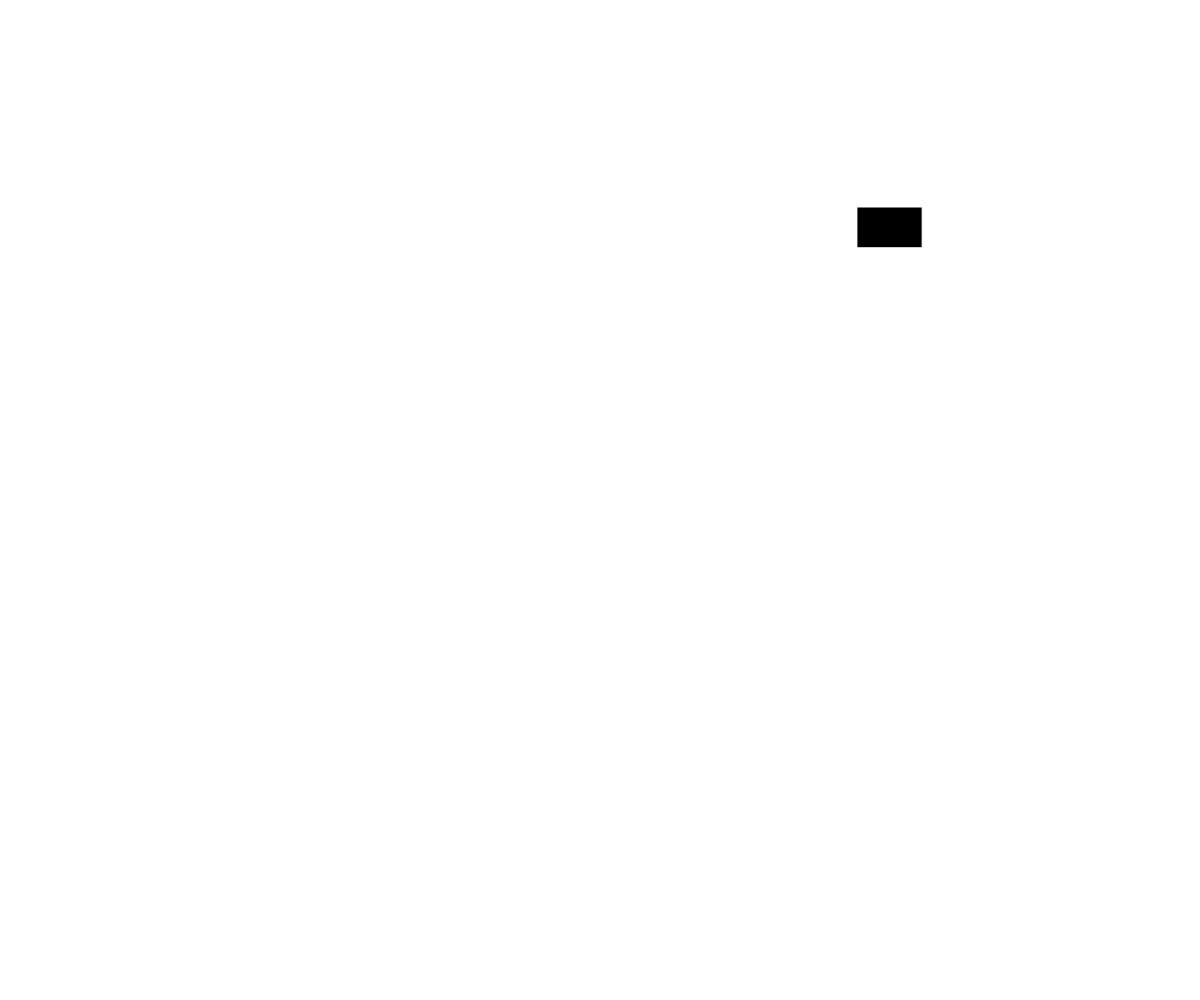
Frame 1 (no input)
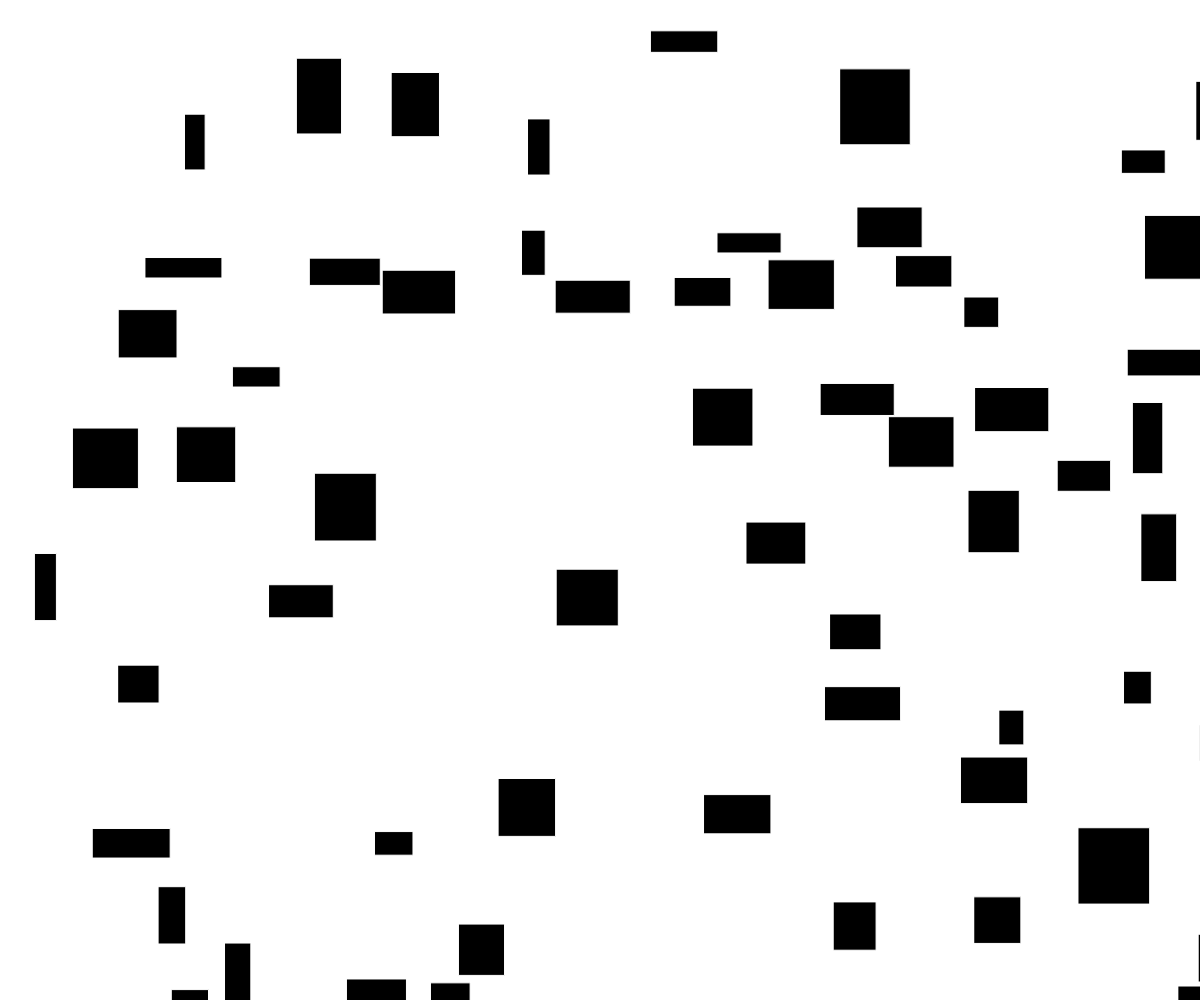
Frame 60 (no input)
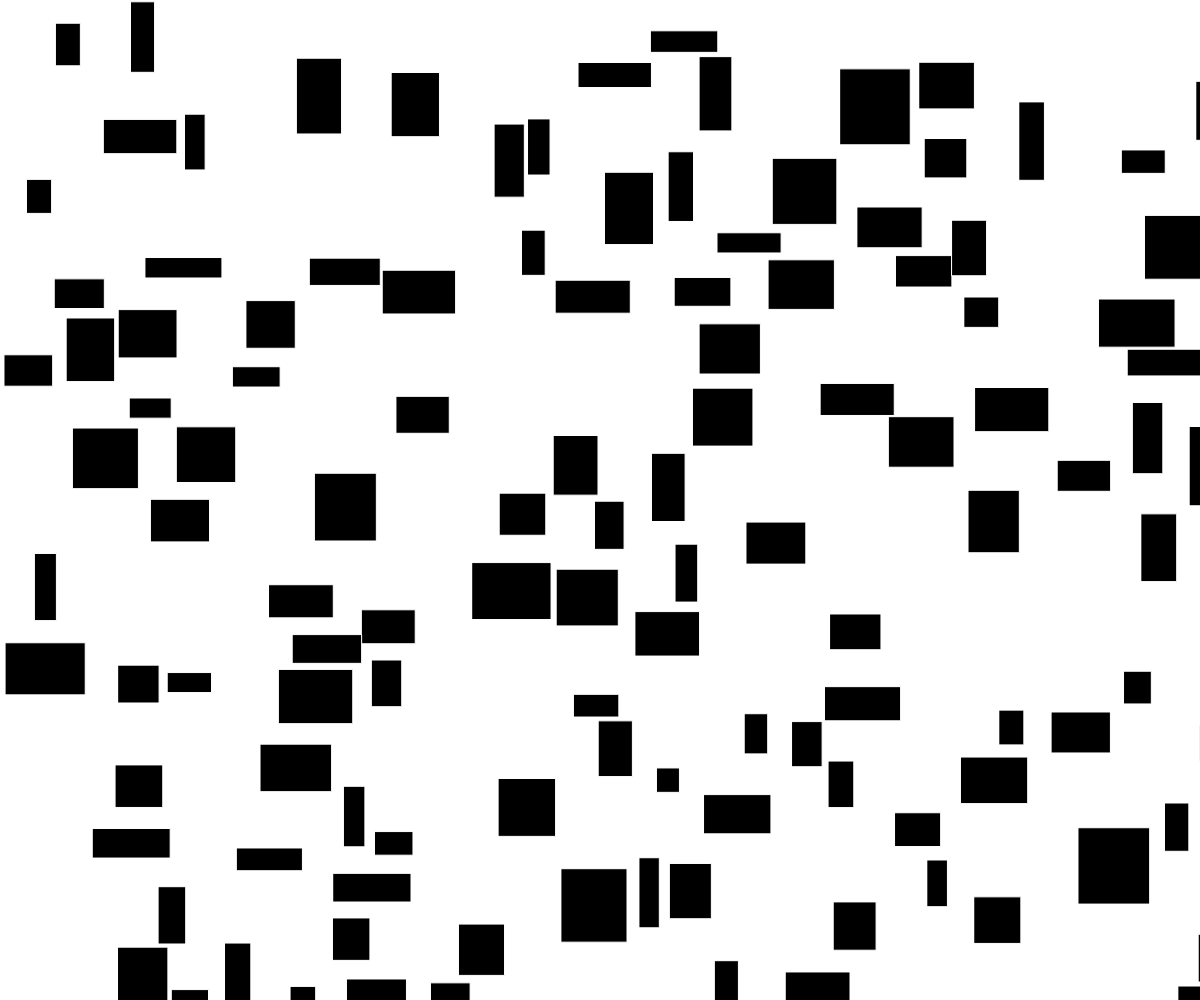
Frame 120 (the mouse pressed at the canvas centre since frame 60)

The p5.js sketch that drew these frames (run headless with seeded random() and noise() and a simulated clock; from frame 60 on, the mouse is pressed at the canvas centre):

// p5.js sketch
// ── sketch.js
let rects = []; // 모든 사각형의 정보를 저장할 배열
let maxAttempts = 1000; // 최대 시도 횟수

function setup() {
  createCanvas(windowWidth, windowHeight); // 캔버스를 브라우저 창의 너비와 높이에 맞게 생성
  background(255); // 배경색 설정 (흰색)
}

function draw() {
  let attempts = 0; // 시도 횟수 초기화
  
  while (attempts < maxAttempts) {
    // 새로운 사각형을 생성합니다.
    let newRect = generateRect();
    
    // 모든 사각형과의 충돌을 확인합니다.
    let isOverlap = false;
    for (let i = 0; i < rects.length; i++) {
      if (checkOverlap(newRect, rects[i])) {
        isOverlap = true;
        break;
      }
    }
    
    // 충돌이 없을 때 새로운 사각형을 그리고 배열에 추가합니다.
    if (!isOverlap) {
      fill(0); // 색상을 검정색으로 설정
      stroke(255); // 스트로크 색상을 흰색으로 설정
      strokeWeight(1); // 스트로크 두께를 1로 설정
      rect(newRect.x, newRect.y, newRect.w, newRect.h); // 사각형 그리기
      rects.push(newRect); // 배열에 사각형 정보 추가
      break; // 반복문 종료
    }
    
    attempts++; // 시도 횟수 증가
  }
  
  // 최대 시도 횟수에 도달하면 반복문을 종료합니다.
  if (attempts === maxAttempts) {
    noLoop(); // draw() 함수 호출을 멈춥니다.
  }
}

// 랜덤한 위치와 크기의 사각형을 생성합니다.
function generateRect() {
  let x = random(width); // x 좌표를 랜덤하게 선택
  let y = random(height); // y 좌표를 랜덤하게 선택
  let w = random(20, 80); // 사각형의 너비를 랜덤하게 선택 (최소 20, 최대 80)
  let h = random(20, 80); // 사각형의 높이를 랜덤하게 선택 (최소 20, 최대 80)
  return { x: x, y: y, w: w, h: h };
}

// 두 개의 사각형이 겹치는지 확인합니다.
function checkOverlap(rect1, rect2) {
  if (rect1.x + rect1.w < rect2.x || rect1.x > rect2.x + rect2.w || rect1.y + rect1.h < rect2.y || rect1.y > rect2.y + rect2.h) {
    return false; // 겹치지 않음
  } else {
    return true; // 겹침
  }
}
